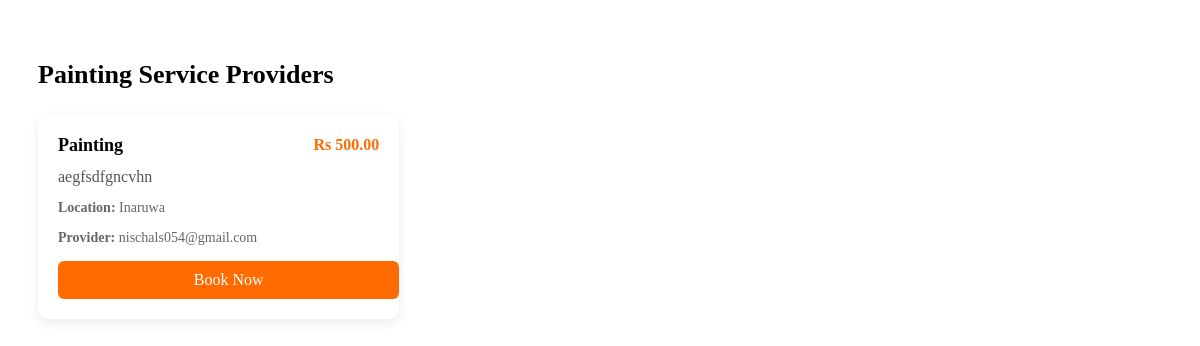
/booking/category/painting/ (signed in), run on the app's committed database.
### booking/models.py (models this page shows, shortened)
class Service(models.Model):
    provider = models.ForeignKey(
        Profile,
        on_delete=models.CASCADE,
        related_name="services"
    )
    name = models.CharField(max_length=100)
    description = models.TextField()
    category = models.CharField(
        max_length=50,
        choices=CATEGORY_CHOICES
    )
    price = models.DecimalField(
        max_digits=10,
        decimal_places=2,
        default=0.00
    )
    location = models.CharField(
        max_length=255,
        null=True,
        blank=True
    )
    is_active = models.BooleanField(default=True)
    created_at = models.DateTimeField(auto_now_add=True)

### account/models.py (models this page shows, shortened)
class Profile(models.Model):
    ROLE_CHOICES = (
        ('customer', 'Customer'),
        ('provider', 'Service Provider'),
    )
    CATEGORY_CHOICES = [
        ("painting", "Painting"),
        ("plumbing", "Plumbing"),
        ("electrical", "Electrical"),
        ("cleaning", "Cleaning"),
        ("carpentry", "Carpentry"),
        ("ac_repair", "AC Repair"),
    ]
    user = models.OneToOneField(
        User,
        on_delete=models.CASCADE,
        related_name='profile'
    )
    role = models.CharField(
        max_length=20,
    )
    verified_categories = models.CharField(
        max_length=255,
        null=True,
        blank=True,
        help_text="Comma-separated list of verified categories"
    )
    location = models.CharField(
        max_length=255,
        null=True,
        blank=True
    )
    latitude = models.FloatField(null=True, blank=True)
    longitude = models.FloatField(null=True, blank=True)
    is_verified = models.BooleanField(default=False)
    email_token = models.CharField(
        max_length=100,
        null=True,
        blank=True
    )
    created_at = models.DateTimeField(auto_now_add=True)
    updated_at = models.DateTimeField(auto_now=True)

### booking/views.py (the view)
# urls.py: path("category/<str:category>/", views.providers_by_category, name="providers_by_category"),
@login_required
def providers_by_category(request, category):
    services = Service.objects.filter(
        category=category,
        is_active=True
    )
    return render(request, "booking/providers_by_category.html", {
        "services": services,
        "category": category.capitalize()
    })

### booking/templates/booking/providers_by_category.html (shortened to what this page needs)
{% load static %}
<!DOCTYPE html>
<html lang="en">
<head>
    <link rel="stylesheet" href="{% static 'booking/css/provider_by_category.css' %}">
</head>
<body>
<div class="page-container">
    <h2 class="page-title">{{ category }} Service Providers</h2>
    {% if services %}
        <div class="service-grid">
            {% for service in services %}
                <div class="service-card">
                    <div class="service-header">
                        <h3>{{ service.name }}</h3>
                        <span class="price">Rs {{ service.price }}</span>
                    </div>
                    <p class="description">
                        {{ service.description }}
                    </p>
                    <div class="service-meta">
                        <p><strong>Location:</strong> {{ service.location }}</p>
                        <p><strong>Provider:</strong> {{ service.provider.user.email }}</p>
                    </div>
                    <a href="{% url 'book_service' service.id %}" class="btn-book">
                        Book Now
                    </a>
                </div>
            {% endfor %}
        </div>
    {% else %}
        <p class="empty-text">No providers available for this service.</p>
    {% endif %}
</div>
</body>
</html>

### booking/static/booking/css/provider_by_category.css (style rules this page uses)
.page-container { padding: 30px; }
.page-title { font-size: 26px; font-weight: 600; margin-bottom: 25px; }
.service-grid { display: grid; grid-template-columns: repeat(auto-fill, minmax(280px, 1fr)); gap: 20px; }
.service-card { background: #ffffff; border-radius: 10px; padding: 20px; box-shadow: 0 4px 12px rgba(0,0,0,0.08); transition: transform 0.2s ease; }
.service-header { display: flex; justify-content: space-between; align-items: center; }
.service-header h3 { margin: 0; font-size: 18px; }
.price { font-weight: 600; color: #ff6b00; }
.description { margin: 12px 0; color: #555; }
.service-meta { font-size: 14px; color: #666; margin-bottom: 15px; }
.btn-book { display: inline-block; width: 100%; text-align: center; padding: 10px; background-color: #ff6b00; color: #fff; text-decoration: none; border-radius: 6px; font-weight: 500; }

### data on the page
Service: name "Painting", price "500.00", description "aegfsdfgncvhn", location "Inaruwa", provider.user.email "nischals054@gmail.com"

### other printed values
{{ category }} "Painting"
